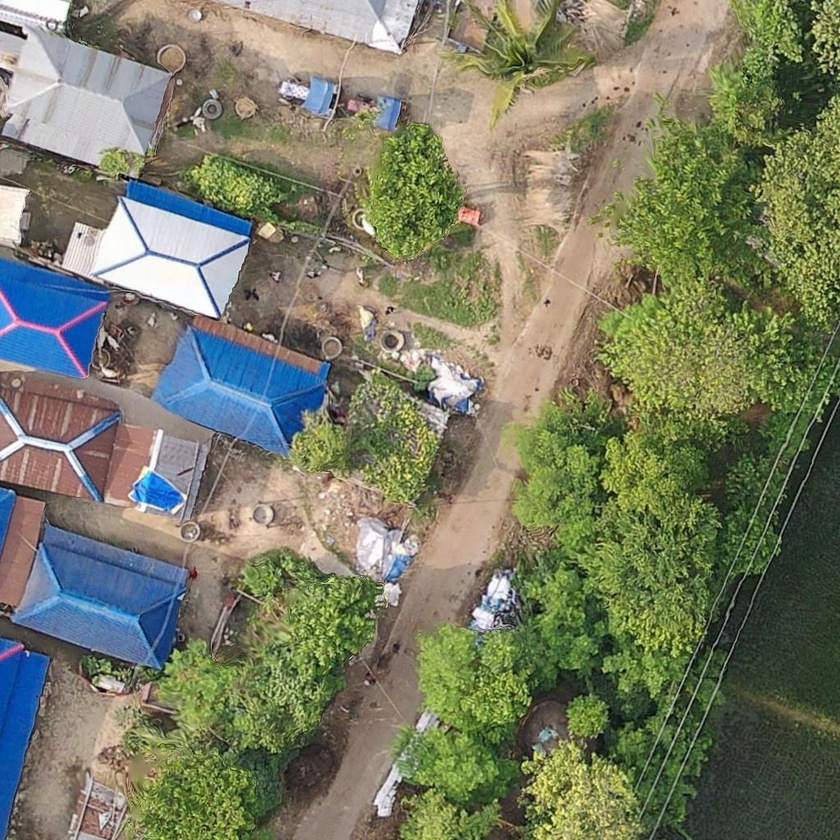
#> input picture edge_contour_detection/images/tile_27648_25600_png.rf.6027a20b8530056b286eaba0f2381753.jpg, 840 x 840 px, shrunk from 1024 x 1024 before the run
$ python NormalThresholding.py
#> lines starting #> are read from the running program, lines starting #| are printed output that depends on the picture; after the words box and inside, x2 and y2 are one past the last pixel; in counts of white or black regions, pixels touching at a corner belong together
import cv2
import matplotlib.pyplot as plt

# Load image
img_color = cv2.imread('images/tile_27648_25600_png.rf.6027a20b8530056b286eaba0f2381753.jpg')
#> img_color is the input picture: shape (840, 840, 3); mean B, G, R 100, 123.9, 120.8
if img_color is None:
    raise FileNotFoundError("Image not found. Check the path.")

# Convert BGR to RGB for matplotlib
img_rgb = cv2.cvtColor(img_color, cv2.COLOR_BGR2RGB)

# Convert to grayscale
img_gray = cv2.cvtColor(img_color, cv2.COLOR_BGR2GRAY)
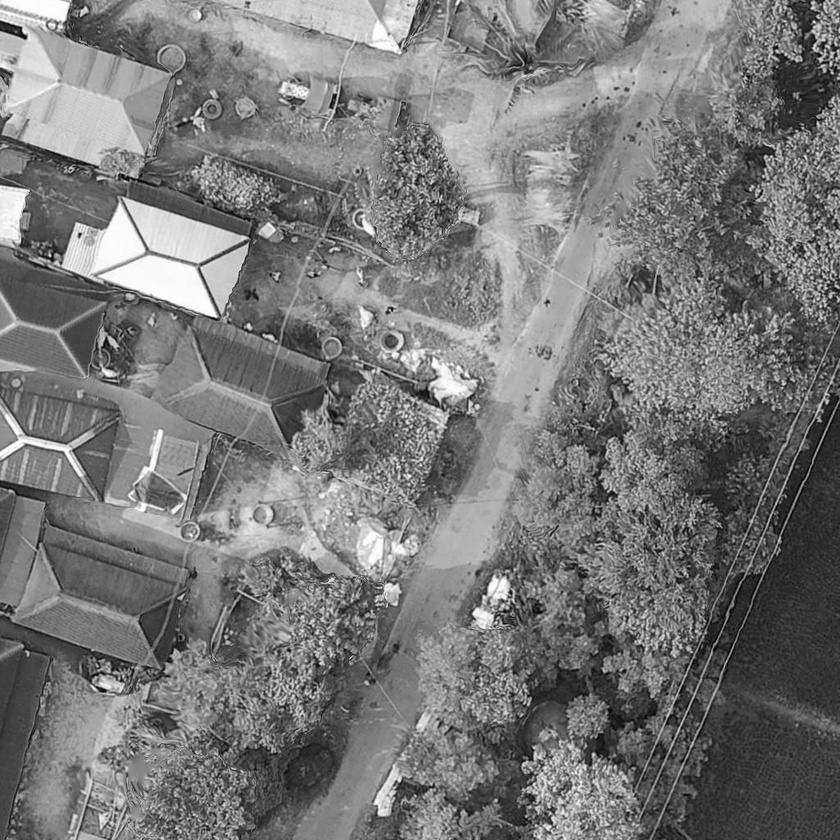
#> img_gray: shape (840, 840); min 0, max 255, mean 120.3

# Threshold to get binary image
_, threshold = cv2.threshold(img_gray, 140, 255, cv2.THRESH_BINARY)
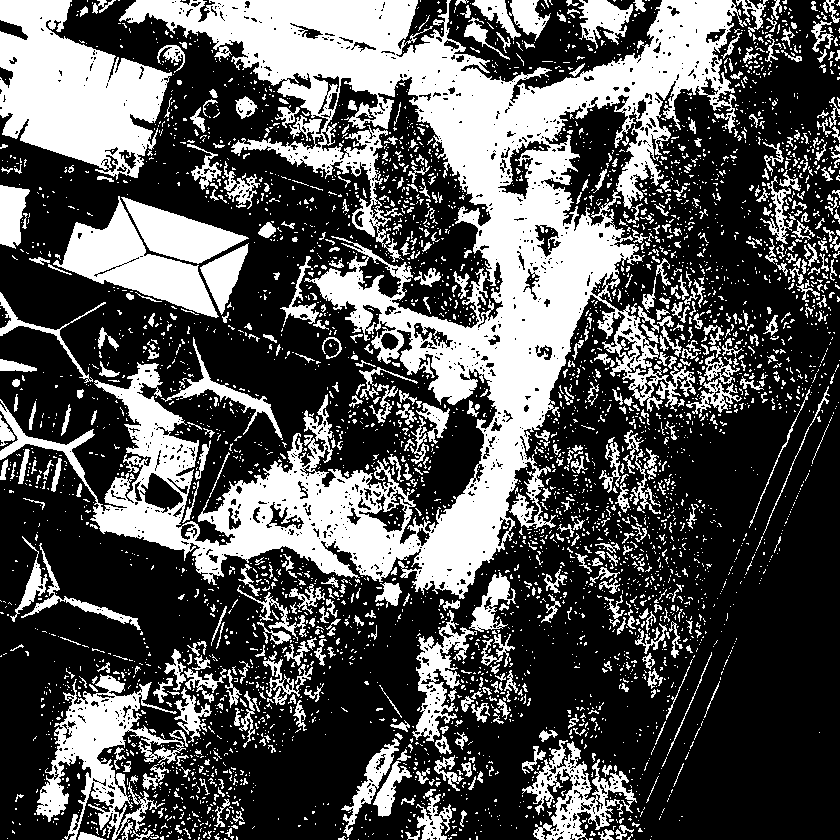
#> threshold: shape (840, 840); 33.9% white; 4372 white regions (3781 under 20 px)

# Find contours
contours, _ = cv2.findContours(threshold, cv2.RETR_EXTERNAL, cv2.CHAIN_APPROX_SIMPLE)
#> contours = 4264 contours, 3947 with area under 20; largest, box (x1, y1, x2, y2) and area: (0, 0, 747, 599) 134712, (0, 0, 172, 180) 18420, (36, 674, 186, 840) 8442, (53, 196, 219, 318) 7149, (522, 740, 637, 840) 3958

# Filter out small contours
min_area = 1000  # minimum area to keep
filtered_contours = [cnt for cnt in contours if cv2.contourArea(cnt) > min_area]
#> filtered_contours = 13 contours; largest, box (x1, y1, x2, y2) and area: (0, 0, 747, 599) 134712, (0, 0, 172, 180) 18420, (36, 674, 186, 840) 8442, (53, 196, 219, 318) 7149, (522, 740, 637, 840) 3958

# Draw filtered contours on a copy of the original image
img_with_contours = img_rgb.copy()
cv2.drawContours(img_with_contours, filtered_contours, -1, (255, 0, 0), 2)  # red contours
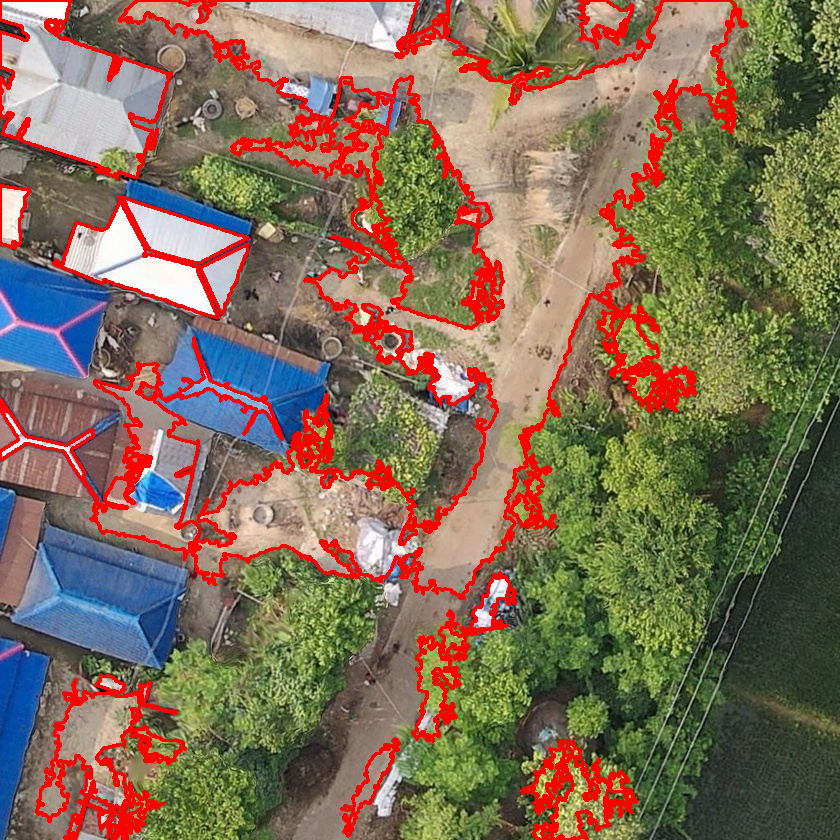
#> img_with_contours: shape (840, 840, 3); mean R, G, B 130.6, 109.5, 88.3

# Plot images
fig, axes = plt.subplots(1, 4, figsize=(24, 6))

axes[0].imshow(img_rgb)
axes[0].set_title("Original Image")
axes[0].axis('off')

axes[1].imshow(img_gray, cmap='gray')
axes[1].set_title("Grayscale Image")
axes[1].axis('off')

axes[2].imshow(threshold, cmap='gray')
axes[2].set_title("Thresholded Image")
axes[2].axis('off')

axes[3].imshow(img_with_contours)
axes[3].set_title("Filtered Contours (Large Areas Only)")
axes[3].axis('off')

plt.tight_layout()
plt.show()
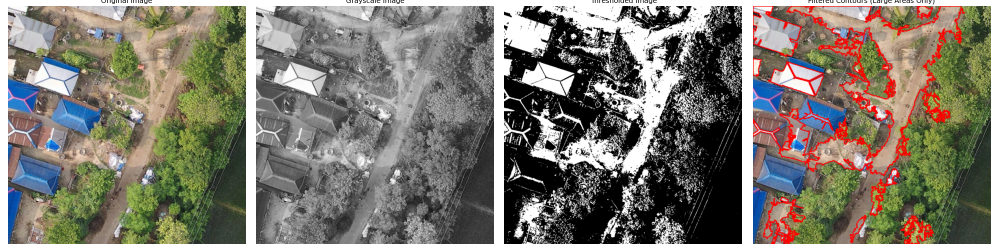
#> figure drawn by matplotlib, 4 panels

$ run again, with edge_contour_detection/images/tile_24576_26624_png.rf.1a319308262a5618806cb7c594816a1c.jpg copied over edge_contour_detection/images/tile_27648_25600_png.rf.6027a20b8530056b286eaba0f2381753.jpg
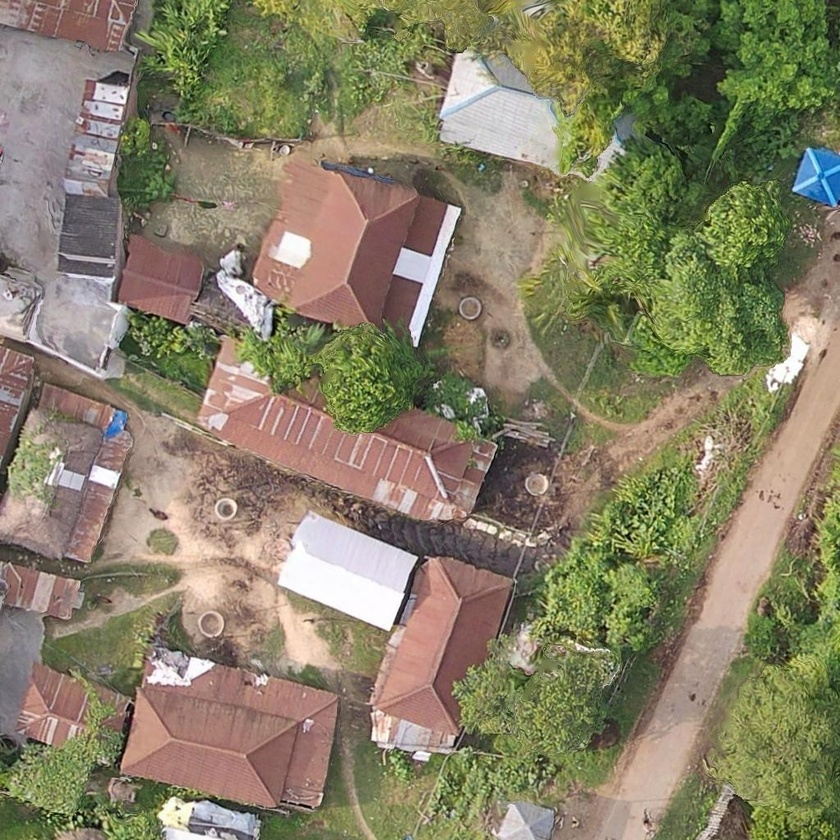
#> input picture edge_contour_detection/images/tile_24576_26624_png.rf.1a319308262a5618806cb7c594816a1c.jpg, 840 x 840 px, shrunk from 1024 x 1024 before the run
#> img_color is the input picture: shape (840, 840, 3); mean B, G, R 102.3, 128.3, 135.3
#> `_, threshold = cv2.threshold(img_gray, 140, 255, cv2.THRESH_BINARY)`:
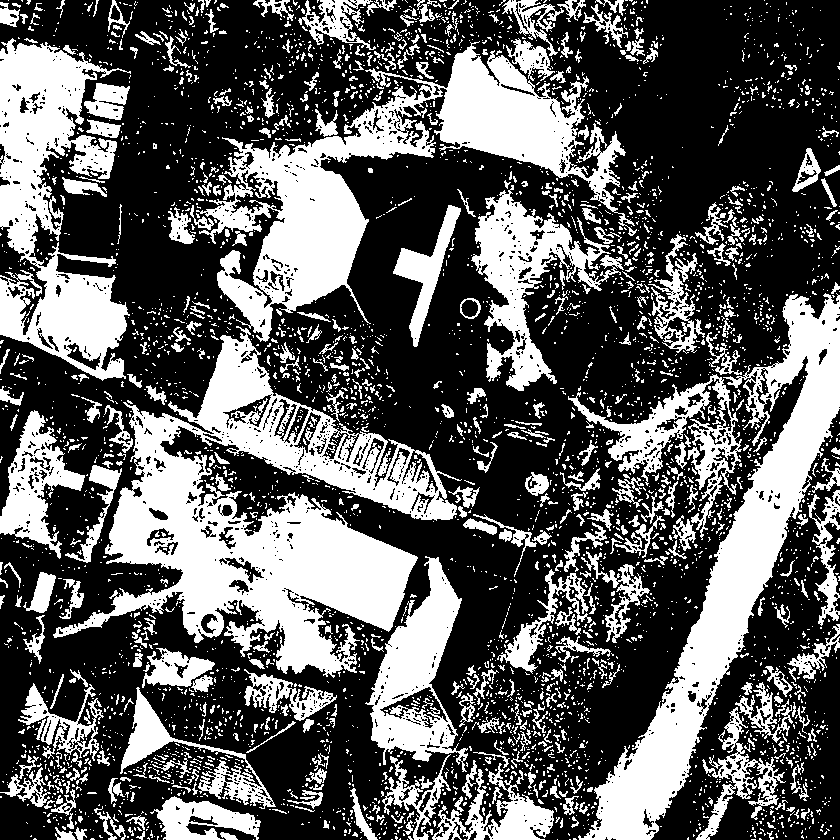
#> threshold: shape (840, 840); 36.5% white; 4282 white regions (3713 under 20 px)
#> contours = 4210 contours, 3927 with area under 20; largest, box (x1, y1, x2, y2) and area: (53, 326, 462, 678) 54160, (196, 41, 637, 342) 34231, (578, 293, 840, 840) 30784, (0, 38, 131, 381) 22652, (365, 556, 468, 772) 10223
#> filtered_contours = 22 contours; largest, box (x1, y1, x2, y2) and area: (53, 326, 462, 678) 54160, (196, 41, 637, 342) 34231, (578, 293, 840, 840) 30784, (0, 38, 131, 381) 22652, (365, 556, 468, 772) 10223
#> img_with_contours: shape (840, 840, 3); mean R, G, B 147.2, 110.4, 87.9
#> `plt.show()`:
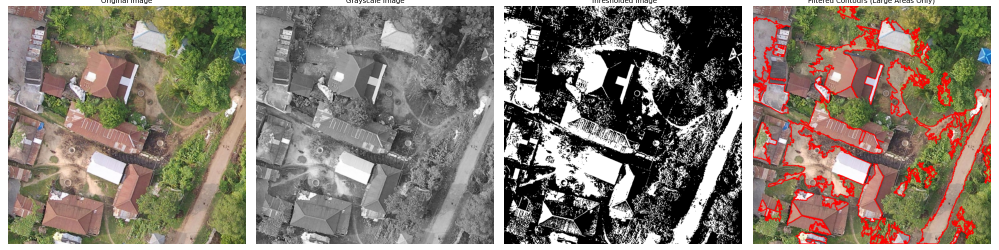
#> figure drawn by matplotlib, 4 panels

$ run again, with edge_contour_detection/images/tile_33792_21504_png.rf.052b6089f5f319ccaba714b71f4333e2.jpg copied over edge_contour_detection/images/tile_27648_25600_png.rf.6027a20b8530056b286eaba0f2381753.jpg
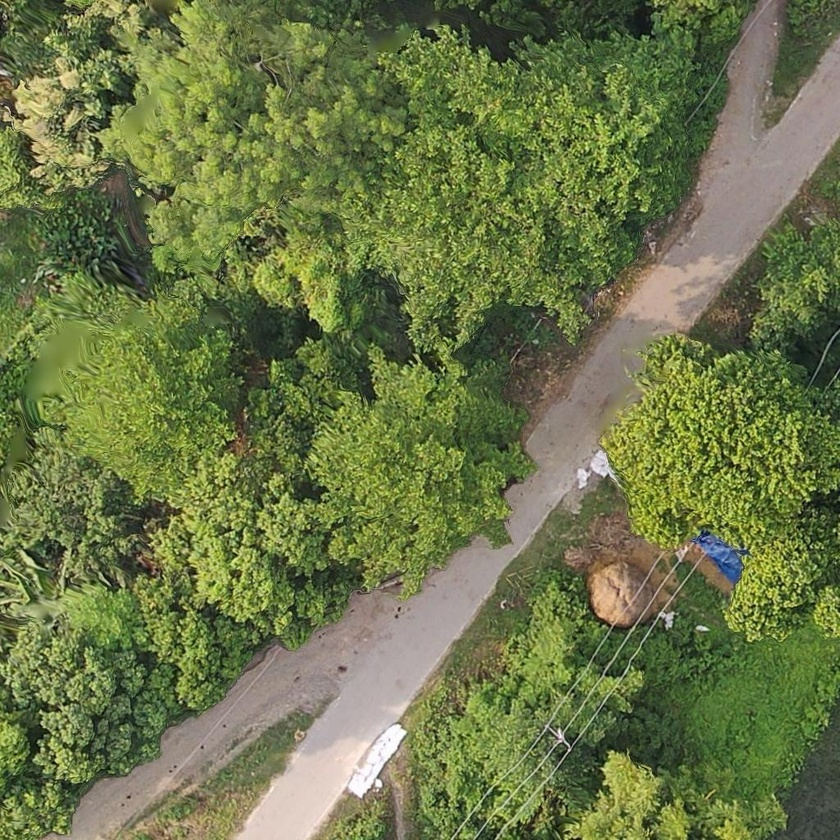
#> input picture edge_contour_detection/images/tile_33792_21504_png.rf.052b6089f5f319ccaba714b71f4333e2.jpg, 840 x 840 px, shrunk from 1024 x 1024 before the run
#> img_color is the input picture: shape (840, 840, 3); mean B, G, R 71.8, 117.9, 106.9
#> `_, threshold = cv2.threshold(img_gray, 140, 255, cv2.THRESH_BINARY)`:
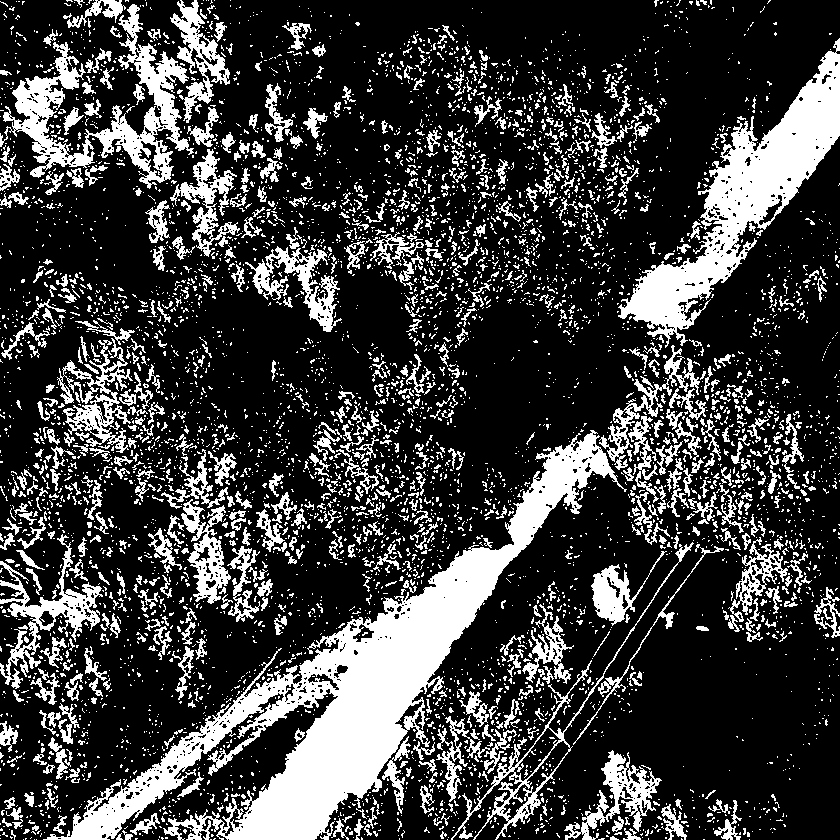
#> threshold: shape (840, 840); 24.6% white; 5885 white regions (5108 under 20 px)
#> contours = 5840 contours, 5414 with area under 20; largest, box (x1, y1, x2, y2) and area: (43, 430, 627, 840) 42124, (618, 38, 840, 348) 17270, (0, 4, 194, 189) 8824, (451, 542, 694, 840) 4112, (0, 534, 103, 689) 3112
#> filtered_contours = 15 contours; largest, box (x1, y1, x2, y2) and area: (43, 430, 627, 840) 42124, (618, 38, 840, 348) 17270, (0, 4, 194, 189) 8824, (451, 542, 694, 840) 4112, (0, 534, 103, 689) 3112
#> img_with_contours: shape (840, 840, 3); mean R, G, B 115.8, 105.6, 63.7
#> `plt.show()`:
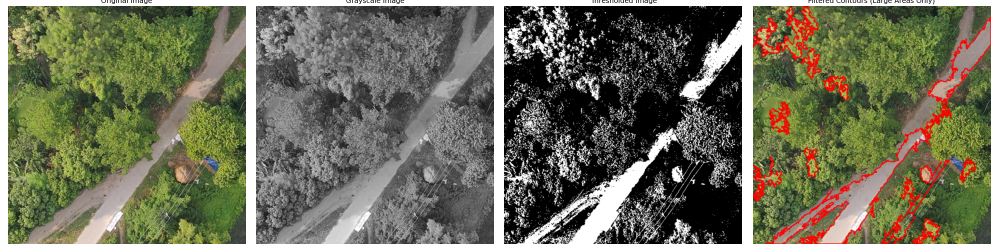
#> figure drawn by matplotlib, 4 panels

$ run again, with edge_contour_detection/images/tile_32768_20480.png saved as edge_contour_detection/images/tile_27648_25600_png.rf.6027a20b8530056b286eaba0f2381753.jpg
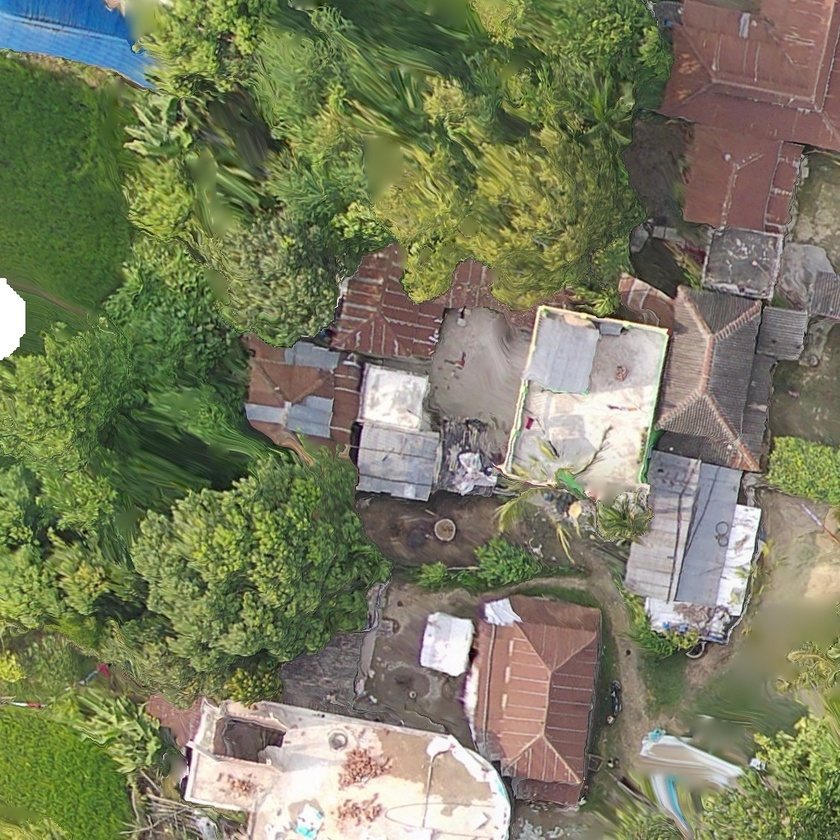
#> input picture edge_contour_detection/images/tile_32768_20480.png, 840 x 840 px, shrunk from 1024 x 1024 before the run
#> img_color is the input picture: shape (840, 840, 3); mean B, G, R 95.7, 124.8, 121.6
#> `_, threshold = cv2.threshold(img_gray, 140, 255, cv2.THRESH_BINARY)`:
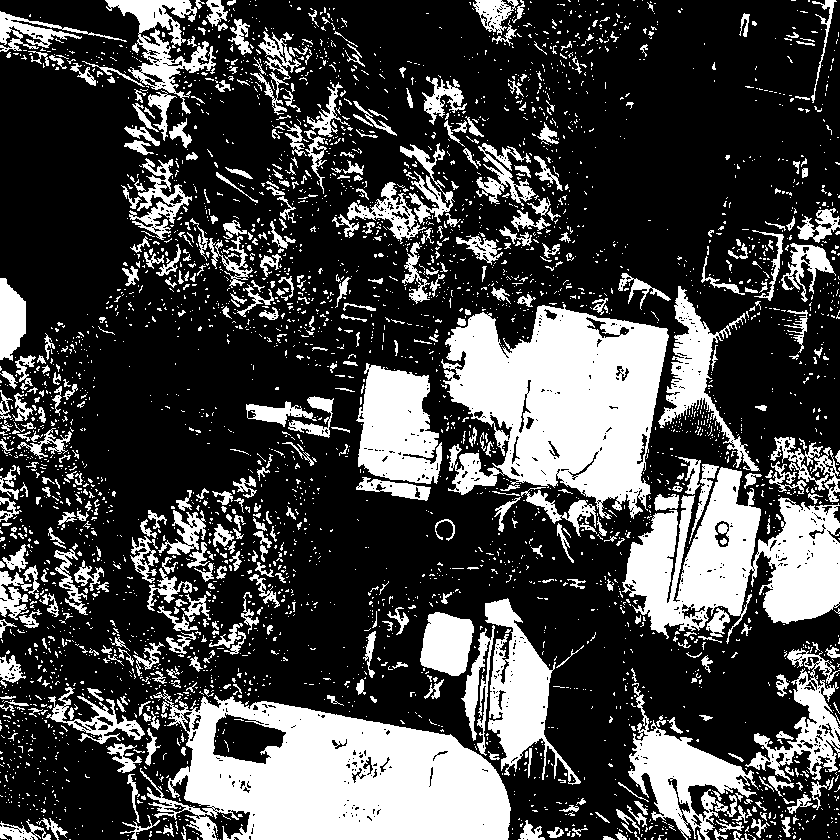
#> threshold: shape (840, 840); 28.1% white; 3833 white regions (3334 under 20 px)
#> contours = 3816 contours, 3507 with area under 20; largest, box (x1, y1, x2, y2) and area: (140, 689, 511, 840) 37064, (441, 304, 669, 519) 31490, (622, 467, 840, 644) 20112, (356, 363, 442, 484) 7247, (485, 598, 581, 785) 6595
#> filtered_contours = 18 contours; largest, box (x1, y1, x2, y2) and area: (140, 689, 511, 840) 37064, (441, 304, 669, 519) 31490, (622, 467, 840, 644) 20112, (356, 363, 442, 484) 7247, (485, 598, 581, 785) 6595
#> img_with_contours: shape (840, 840, 3); mean R, G, B 128.6, 114.3, 87.1
#> `plt.show()`:
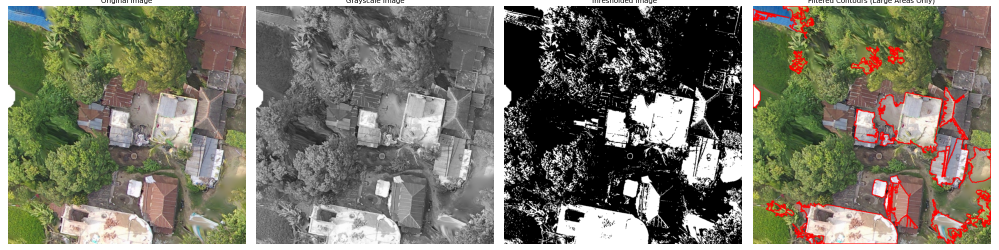
#> figure drawn by matplotlib, 4 panels
